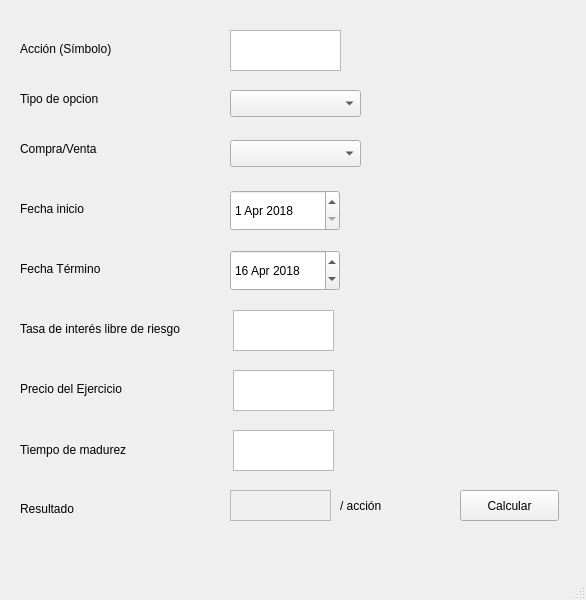
<?xml version="1.0" encoding="UTF-8"?>
<ui version="4.0">
 <class>MainWindow</class>
 <widget class="QMainWindow" name="MainWindow">
  <property name="geometry">
   <rect>
    <x>0</x>
    <y>0</y>
    <width>586</width>
    <height>600</height>
   </rect>
  </property>
  <property name="windowTitle">
   <string>MainWindow</string>
  </property>
  <widget class="QWidget" name="centralwidget">
   <widget class="QTextEdit" name="stock_name">
    <property name="geometry">
     <rect>
      <x>230</x>
      <y>30</y>
      <width>111</width>
      <height>41</height>
     </rect>
    </property>
   </widget>
   <widget class="QLabel" name="label">
    <property name="geometry">
     <rect>
      <x>20</x>
      <y>40</y>
      <width>131</width>
      <height>17</height>
     </rect>
    </property>
    <property name="text">
     <string>Acción (Símbolo)</string>
    </property>
   </widget>
   <widget class="QDateEdit" name="start_date">
    <property name="geometry">
     <rect>
      <x>230</x>
      <y>190</y>
      <width>110</width>
      <height>41</height>
     </rect>
    </property>
    <property name="date">
     <date>
      <year>2018</year>
      <month>4</month>
      <day>1</day>
     </date>
    </property>
   </widget>
   <widget class="QLabel" name="label_2">
    <property name="geometry">
     <rect>
      <x>20</x>
      <y>200</y>
      <width>91</width>
      <height>17</height>
     </rect>
    </property>
    <property name="text">
     <string>Fecha inicio</string>
    </property>
   </widget>
   <widget class="QLabel" name="label_3">
    <property name="geometry">
     <rect>
      <x>20</x>
      <y>260</y>
      <width>101</width>
      <height>17</height>
     </rect>
    </property>
    <property name="text">
     <string>Fecha Término</string>
    </property>
   </widget>
   <widget class="QDateEdit" name="finish_date">
    <property name="geometry">
     <rect>
      <x>230</x>
      <y>250</y>
      <width>110</width>
      <height>41</height>
     </rect>
    </property>
    <property name="date">
     <date>
      <year>2018</year>
      <month>4</month>
      <day>16</day>
     </date>
    </property>
   </widget>
   <widget class="QTextEdit" name="r_value">
    <property name="geometry">
     <rect>
      <x>233</x>
      <y>310</y>
      <width>101</width>
      <height>41</height>
     </rect>
    </property>
   </widget>
   <widget class="QLabel" name="label_4">
    <property name="geometry">
     <rect>
      <x>20</x>
      <y>320</y>
      <width>211</width>
      <height>17</height>
     </rect>
    </property>
    <property name="text">
     <string>Tasa de interés libre de riesgo</string>
    </property>
   </widget>
   <widget class="QPushButton" name="calculate_option">
    <property name="geometry">
     <rect>
      <x>460</x>
      <y>490</y>
      <width>99</width>
      <height>31</height>
     </rect>
    </property>
    <property name="text">
     <string>Calcular</string>
    </property>
   </widget>
   <widget class="QTextEdit" name="result">
    <property name="enabled">
     <bool>false</bool>
    </property>
    <property name="geometry">
     <rect>
      <x>230</x>
      <y>490</y>
      <width>101</width>
      <height>31</height>
     </rect>
    </property>
   </widget>
   <widget class="QLabel" name="label_5">
    <property name="geometry">
     <rect>
      <x>20</x>
      <y>500</y>
      <width>91</width>
      <height>17</height>
     </rect>
    </property>
    <property name="text">
     <string>Resultado</string>
    </property>
   </widget>
   <widget class="QLabel" name="label_6">
    <property name="geometry">
     <rect>
      <x>20</x>
      <y>440</y>
      <width>151</width>
      <height>20</height>
     </rect>
    </property>
    <property name="text">
     <string>Tiempo de madurez</string>
    </property>
   </widget>
   <widget class="QTextEdit" name="Time_mature_name">
    <property name="geometry">
     <rect>
      <x>233</x>
      <y>430</y>
      <width>101</width>
      <height>41</height>
     </rect>
    </property>
   </widget>
   <widget class="QPlainTextEdit" name="k_value">
    <property name="geometry">
     <rect>
      <x>233</x>
      <y>370</y>
      <width>101</width>
      <height>41</height>
     </rect>
    </property>
   </widget>
   <widget class="QLabel" name="label_7">
    <property name="geometry">
     <rect>
      <x>20</x>
      <y>380</y>
      <width>131</width>
      <height>17</height>
     </rect>
    </property>
    <property name="text">
     <string>Precio del Ejercicio</string>
    </property>
   </widget>
   <widget class="QComboBox" name="business_type_combo">
    <property name="geometry">
     <rect>
      <x>230</x>
      <y>140</y>
      <width>131</width>
      <height>27</height>
     </rect>
    </property>
   </widget>
   <widget class="QLabel" name="label_8">
    <property name="geometry">
     <rect>
      <x>20</x>
      <y>140</y>
      <width>101</width>
      <height>17</height>
     </rect>
    </property>
    <property name="text">
     <string>Compra/Venta</string>
    </property>
   </widget>
   <widget class="QComboBox" name="Option_type">
    <property name="geometry">
     <rect>
      <x>230</x>
      <y>90</y>
      <width>131</width>
      <height>27</height>
     </rect>
    </property>
   </widget>
   <widget class="QLabel" name="label_9">
    <property name="geometry">
     <rect>
      <x>20</x>
      <y>90</y>
      <width>101</width>
      <height>17</height>
     </rect>
    </property>
    <property name="text">
     <string>Tipo de opcion</string>
    </property>
   </widget>
   <widget class="QLabel" name="label_10">
    <property name="geometry">
     <rect>
      <x>340</x>
      <y>490</y>
      <width>81</width>
      <height>31</height>
     </rect>
    </property>
    <property name="text">
     <string>/ acción</string>
    </property>
   </widget>
  </widget>
  <widget class="QMenuBar" name="menubar">
   <property name="geometry">
    <rect>
     <x>0</x>
     <y>0</y>
     <width>586</width>
     <height>23</height>
    </rect>
   </property>
  </widget>
  <widget class="QStatusBar" name="statusbar"/>
 </widget>
 <resources/>
 <connections/>
</ui>
